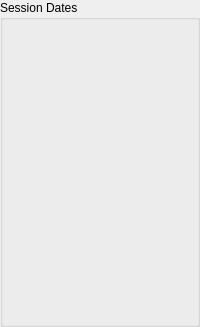
         <widget class="QGroupBox" name="session_dates">
          <property name="title">
           <string>Session Dates</string>
          </property>
          <layout class="QVBoxLayout" name="verticalLayout_3">
           <item>
            <widget class="QLabel" name="sd_1">
             <property name="font">
              <font>
               <family>Calibri</family>
               <pointsize>11</pointsize>
               <bold>false</bold>
              </font>
             </property>
             <property name="text">
              <string/>
             </property>
             <property name="alignment">
              <set>Qt::AlignCenter</set>
             </property>
            </widget>
           </item>
           <item>
            <widget class="QLabel" name="sd_2">
             <property name="font">
              <font>
               <family>Calibri</family>
               <pointsize>11</pointsize>
               <bold>false</bold>
              </font>
             </property>
             <property name="text">
              <string/>
             </property>
             <property name="alignment">
              <set>Qt::AlignCenter</set>
             </property>
            </widget>
           </item>
           <item>
            <widget class="QLabel" name="sd_3">
             <property name="font">
              <font>
               <family>Calibri</family>
               <pointsize>11</pointsize>
               <bold>false</bold>
              </font>
             </property>
             <property name="text">
              <string/>
             </property>
             <property name="alignment">
              <set>Qt::AlignCenter</set>
             </property>
            </widget>
           </item>
           <item>
            <widget class="QLabel" name="sd_4">
             <property name="font">
              <font>
               <family>Calibri</family>
               <pointsize>11</pointsize>
               <bold>false</bold>
              </font>
             </property>
             <property name="text">
              <string/>
             </property>
             <property name="alignment">
              <set>Qt::AlignCenter</set>
             </property>
            </widget>
           </item>
           <item>
            <widget class="QLabel" name="sd_5">
             <property name="font">
              <font>
               <family>Calibri</family>
               <pointsize>11</pointsize>
               <bold>false</bold>
              </font>
             </property>
             <property name="text">
              <string/>
             </property>
             <property name="alignment">
              <set>Qt::AlignCenter</set>
             </property>
            </widget>
           </item>
           <item>
            <widget class="QLabel" name="sd_6">
             <property name="font">
              <font>
               <family>Calibri</family>
               <pointsize>11</pointsize>
               <bold>false</bold>
              </font>
             </property>
             <property name="text">
              <string/>
             </property>
             <property name="alignment">
              <set>Qt::AlignCenter</set>
             </property>
            </widget>
           </item>
           <item>
            <widget class="QLabel" name="sd_7">
             <property name="font">
              <font>
               <family>Calibri</family>
               <pointsize>11</pointsize>
               <bold>false</bold>
              </font>
             </property>
             <property name="text">
              <string/>
             </property>
             <property name="alignment">
              <set>Qt::AlignCenter</set>
             </property>
            </widget>
           </item>
           <item>
            <widget class="QLabel" name="sd_8">
             <property name="font">
              <font>
               <family>Calibri</family>
               <pointsize>11</pointsize>
               <bold>false</bold>
              </font>
             </property>
             <property name="text">
              <string/>
             </property>
             <property name="alignment">
              <set>Qt::AlignCenter</set>
             </property>
            </widget>
           </item>
           <item>
            <widget class="QLabel" name="sd_9">
             <property name="font">
              <font>
               <family>Calibri</family>
               <pointsize>11</pointsize>
               <bold>false</bold>
              </font>
             </property>
             <property name="text">
              <string/>
             </property>
             <property name="alignment">
              <set>Qt::AlignCenter</set>
             </property>
            </widget>
           </item>
           <item>
            <widget class="QLabel" name="sd_10">
             <property name="font">
              <font>
               <family>Calibri</family>
               <pointsize>11</pointsize>
               <bold>false</bold>
              </font>
             </property>
             <property name="text">
              <string/>
             </property>
             <property name="alignment">
              <set>Qt::AlignCenter</set>
             </property>
            </widget>
           </item>
           <item>
            <widget class="QLabel" name="sd_11">
             <property name="font">
              <font>
               <family>Calibri</family>
               <pointsize>11</pointsize>
               <bold>false</bold>
              </font>
             </property>
             <property name="text">
              <string/>
             </property>
             <property name="alignment">
              <set>Qt::AlignCenter</set>
             </property>
            </widget>
           </item>
           <item>
            <widget class="QLabel" name="sd_12">
             <property name="font">
              <font>
               <family>Calibri</family>
               <pointsize>11</pointsize>
               <bold>false</bold>
              </font>
             </property>
             <property name="text">
              <string/>
             </property>
             <property name="alignment">
              <set>Qt::AlignCenter</set>
             </property>
            </widget>
           </item>
          </layout>
         </widget>
